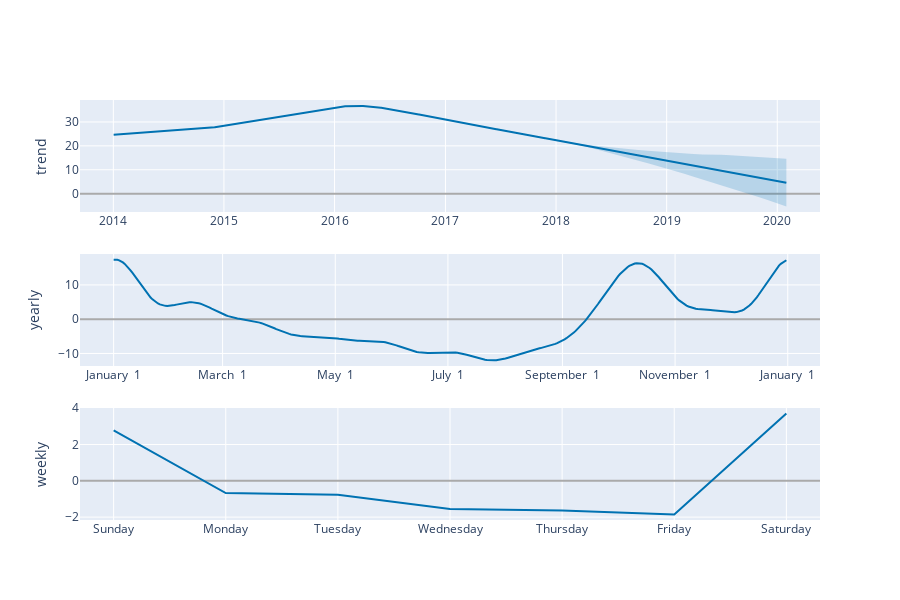

Here is the notebook cell this chart was saved with:
### Markdown cell above
### d.Visualizing the trend

### Code cell
plot_components_plotly(m,forecast)

### Figure 1 — Plotly figure (JSON) as saved in the notebook; plotly's stock layout.template omitted (floating-point values rounded to 4 significant figures; data arrays with more than 128 entries replaced by an {"elided": "..."} marker saying what was removed)
{"data": [{"line": {"color": "#0072B2", "width": 2}, "mode": "lines", "name": "trend", "type": "scatter", "x": {"elided": "1500 str values"}, "xaxis": "x", "y": {"elided": "1500 float values"}, "yaxis": "y"}, {"line": {"color": "rgba(0, 114, 178, 0.2)", "width": 0}, "mode": "lines", "name": "trend_upper", "type": "scatter", "x": {"elided": "1500 str values"}, "xaxis": "x", "y": {"elided": "1500 float values"}, "yaxis": "y"}, {"fill": "tonexty", "fillcolor": "rgba(0, 114, 178, 0.2)", "line": {"color": "rgba(0, 114, 178, 0.2)", "width": 0}, "mode": "lines", "name": "trend_lower", "type": "scatter", "x": {"elided": "1500 str values"}, "xaxis": "x", "y": {"elided": "1500 float values"}, "yaxis": "y"}, {"line": {"color": "#0072B2", "width": 2}, "mode": "lines", "name": "yearly", "type": "scatter", "x": {"elided": "365 str values"}, "xaxis": "x2", "y": {"elided": "365 float values"}, "yaxis": "y2"}, {"line": {"color": "#0072B2", "width": 2}, "mode": "lines", "name": "weekly", "type": "scatter", "x": ["2017-01-01T00:00:00", "2017-01-02T00:00:00", "2017-01-03T00:00:00", "2017-01-04T00:00:00", "2017-01-05T00:00:00", "2017-01-06T00:00:00", "2017-01-07T00:00:00"], "xaxis": "x3", "y": [2.773, -0.673, -0.7649, -1.549, -1.637, -1.85, 3.701], "yaxis": "y3"}], "layout": {"height": 600, "showlegend": false, "width": 900, "xaxis": {"anchor": "y", "domain": [0, 1], "range": ["2013-09-13T00:00:00", "2020-05-21T00:00:00"], "type": "date"}, "xaxis2": {"anchor": "y2", "domain": [0, 1], "range": ["2016-12-13T18:54:02.958904115", "2018-01-18T11:04:57.863013581"], "tickformat": "%B %e", "type": "date"}, "xaxis3": {"anchor": "y3", "domain": [0, 1], "range": ["2016-12-31T16:48:00", "2017-01-07T07:12:00"], "tickformat": "%A", "type": "date"}, "yaxis": {"anchor": "x", "domain": [0.7333, 1], "rangemode": "normal", "title": {"text": "trend"}, "zerolinecolor": "#AAA"}, "yaxis2": {"anchor": "x2", "domain": [0.3667, 0.6333], "title": {"text": "yearly"}, "zerolinecolor": "#AAA"}, "yaxis3": {"anchor": "x3", "domain": [0, 0.2667], "title": {"text": "weekly"}, "zerolinecolor": "#AAA"}}}
